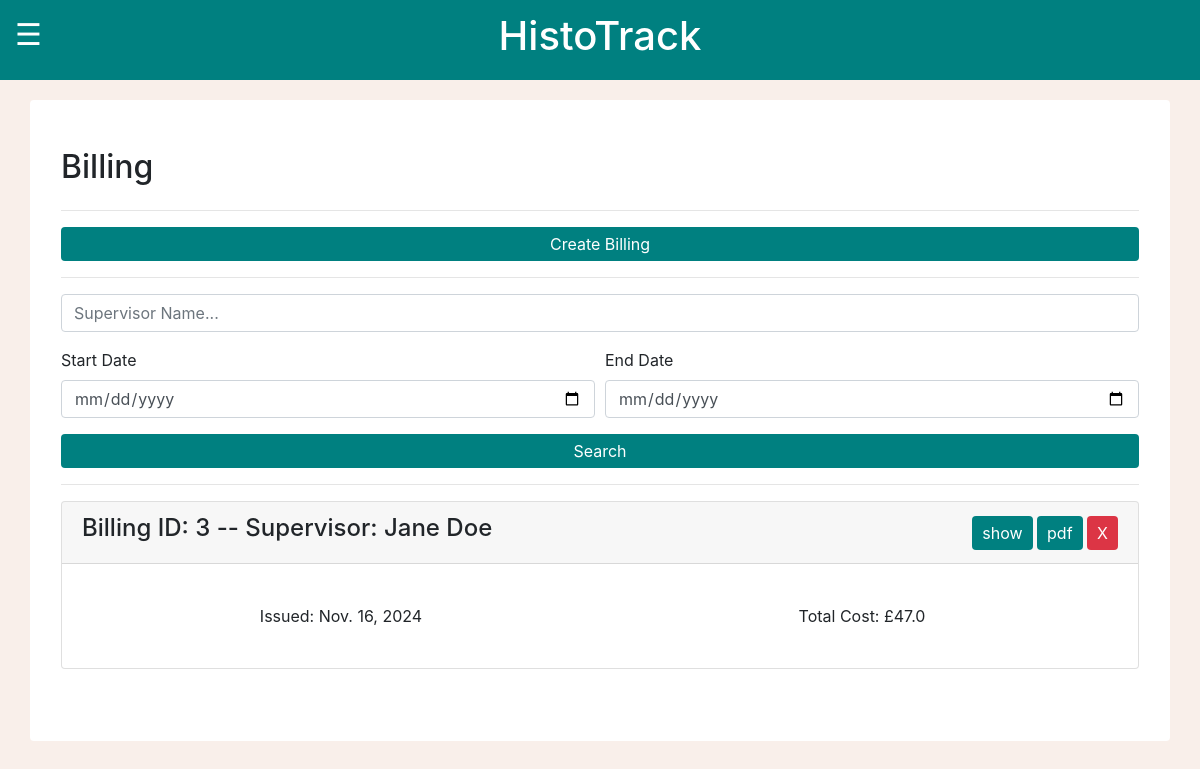
The page /MCalendar/billings/ (signed in) on the database as committed earlier.
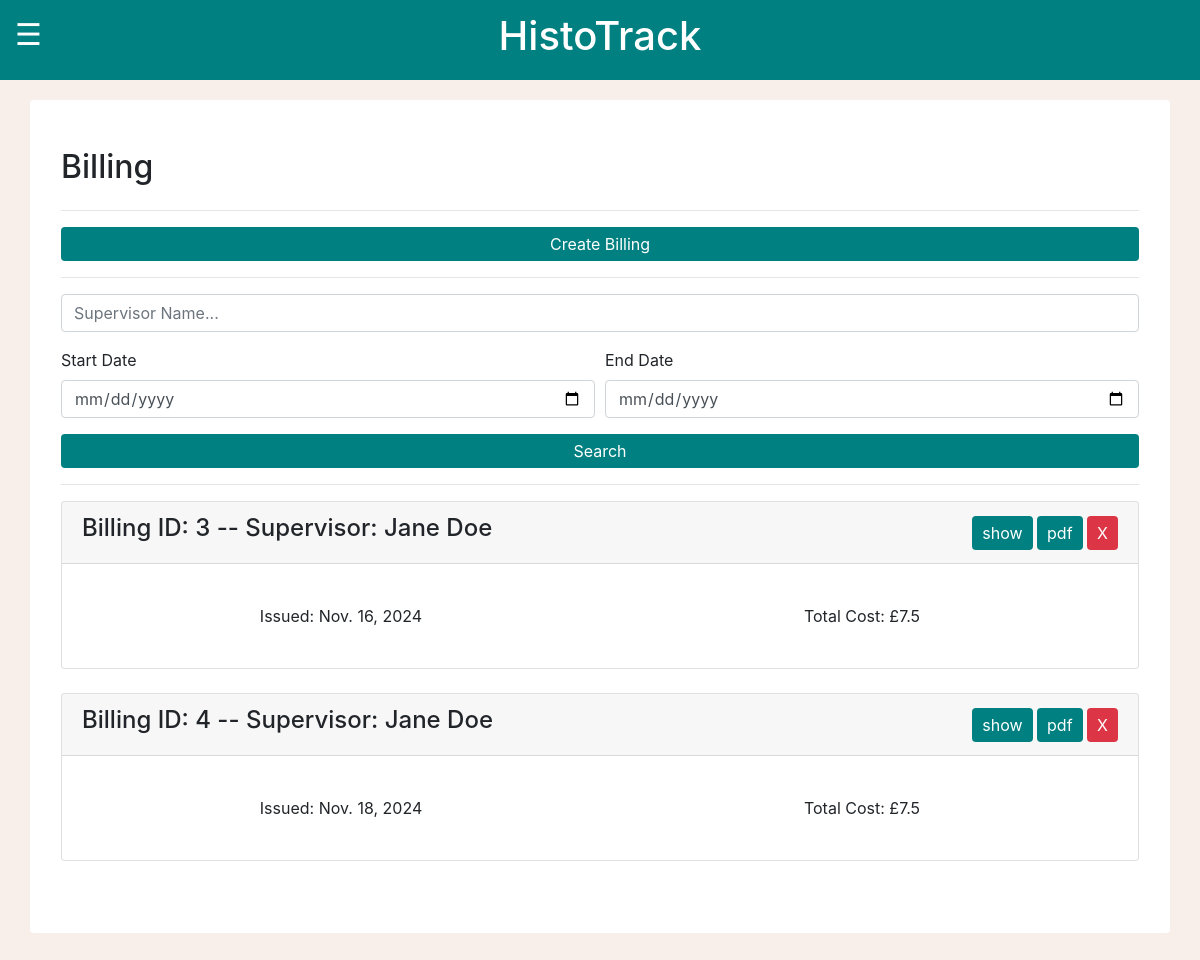
The same page on the database as committed later.
### MCalendar/models.py (models this page shows)
class Billing(models.Model):
    invoiceRef = models.CharField(max_length=10, blank=False, null=False)
    supervisor = models.CharField(max_length=64, blank=False, null=False)
    events = models.ManyToManyField(Event)
    issueDate = models.DateField(default=timezone.now)
    startDate = models.DateField(default=(timezone.now().date() - relativedelta(months=3)))
    finishDate = models.DateField(default=timezone.now)
    equipment = models.ManyToManyField(Equipment)
    totalCost = models.FloatField(default=0.0)

### MCalendar/views.py (the view)
# urls.py: path("billings/", views.billings, name="billings"),
@login_required
def billings(request):
    if request.user.is_superuser:
        billingsList = Billing.objects.all()
        equipmentList = Equipment.objects.all()
        events = Event.objects.all()
        supervisorName = request.GET.get('supervisorName')
        dateMin = request.GET.get('dateMin')
        dateMax = request.GET.get('dateMax')
        if archiveValidQuery(supervisorName):
            billingsList = billingsList.filter(supervisor__icontains=supervisorName)
        if archiveValidQuery(dateMin):
            billingsList = billingsList.filter(issueDate__gte=dateMin)
        if archiveValidQuery(dateMax):
            billingsList = billingsList.filter(issueDate__lte=dateMax)
        context = {
        'billingsList': billingsList,
        'equipmentList': equipmentList,
        'events': events
        }
        return render(request, 'billings.html', context)
    else:
        messages.success(request, "Please log in before entering that page! Admin access only.")
        logout(request)
        return redirect("loginPage")

### MCalendar/views.py (called while the page is built)
def archiveValidQuery(param): # createBilling is using this aswell to sort through filters. Thanks!
    return param != '' and param is not None

### MCalendar/templates/billings.html (shortened to what the changed rows need)
{% load static %}
<!DOCTYPE html>
<html lang="en">
<head>
    <link rel="stylesheet" href="https://cdn.jsdelivr.net/npm/bootstrap@4.6.2/dist/css/bootstrap.min.css">
    <link rel="stylesheet" href="{% static 'global.css' %}">
</head>
<body>
    <div class="container rounded bg-white mt-5 mb-5">
        <div class="row">
            <div class="col-md-12">
                <div class="p-3 py-5">
                    <div class="d-flex justify-content-between align-items-center mb-3">
                        <h2 class="text-right">Billing</h2>
                    </div>
                    {% for b in billingsList %}
                        <div class="card">
                            <div class="card-header">
                                <div class="d-flex justify-content-between align-items-center">
                                    <h4 class="text-right">
                                        Billing ID: {{ b.id }}
                                        --
                                        Supervisor: {{ b.supervisor }}
                                    </h4>
                                    <div class="text-center">
                                        <form method="POST" action="{% url 'deleteBilling' b.id %}">
                                            <a onclick="displayEvents({{ b.id }})" class="btn btn-sty">show</a>
                                            <a class="btn btn-sty" href="{% url 'generatePDF' b.id %}">pdf</a>
                                            <button class="btn btn-danger" onclick="return confirm('Are you sure you would like to permanently delete this billing?')">X</button>
                                        </form>
                                    </div>
                                </div>
                            </div>
                            <div class="card-body">
                                <p class="card-text">
                                    <div class="details">
                                        <div class="detailsListItem">Issued: {{ b.issueDate }}</div>
                                        <div class="detailsListItem">Total Cost: £{{ b.totalCost }}</div>
                                    </div>
                                </p>
                            </div>
                        </div>
                        <br>
                    {% endfor %}
                </div>
            </div>
        </div>
    </div>
</body>
</html>

Rows that differ between the two databases and show on the page:
changed Billing "Nov. 16, 2024": totalCost "47.0" → "7.5"
added Billing: id "4", supervisor "Jane Doe", issueDate "Nov. 18, 2024", totalCost "7.5"
